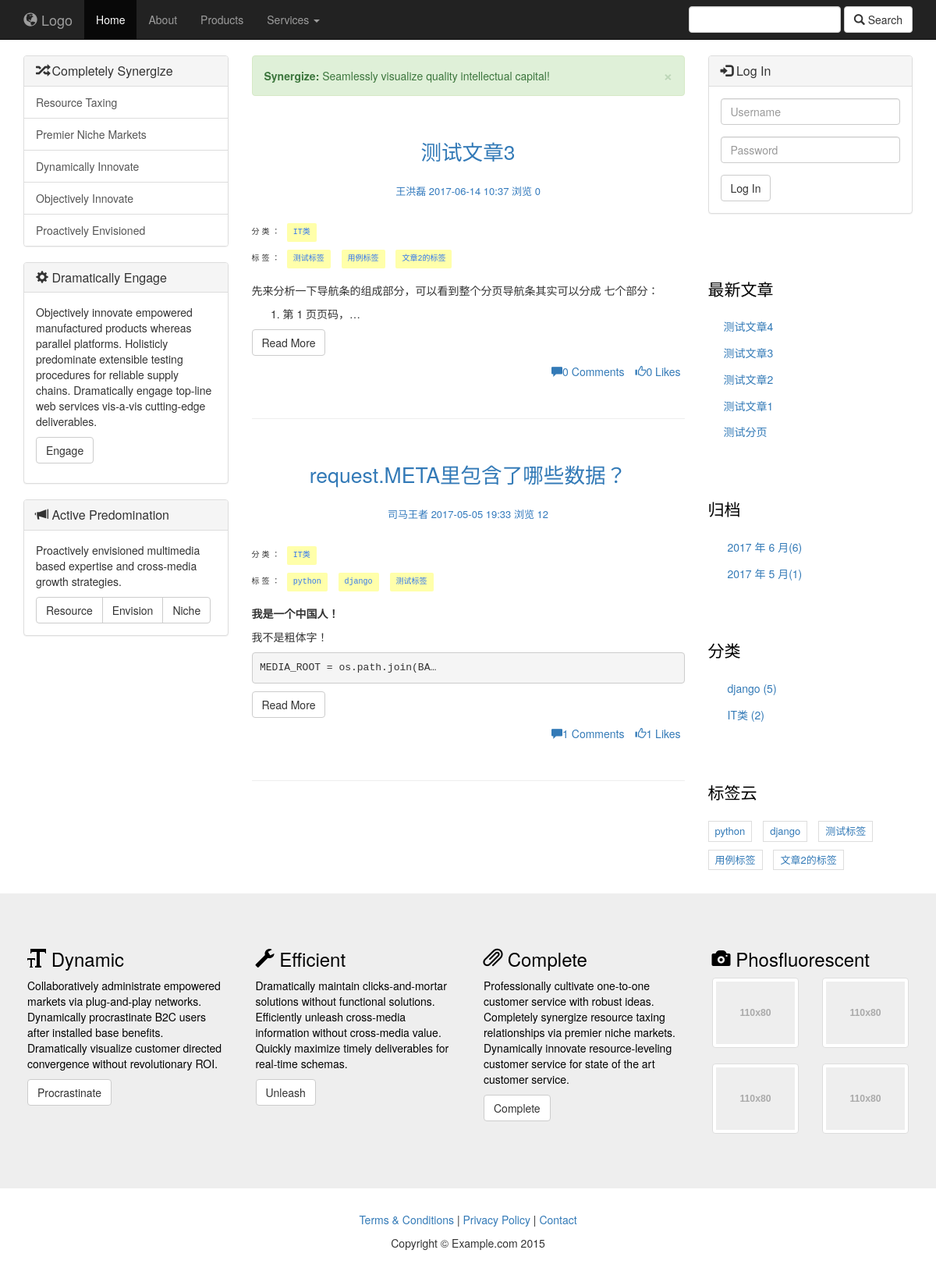
Page /focus/category/2/ on the earlier database version.
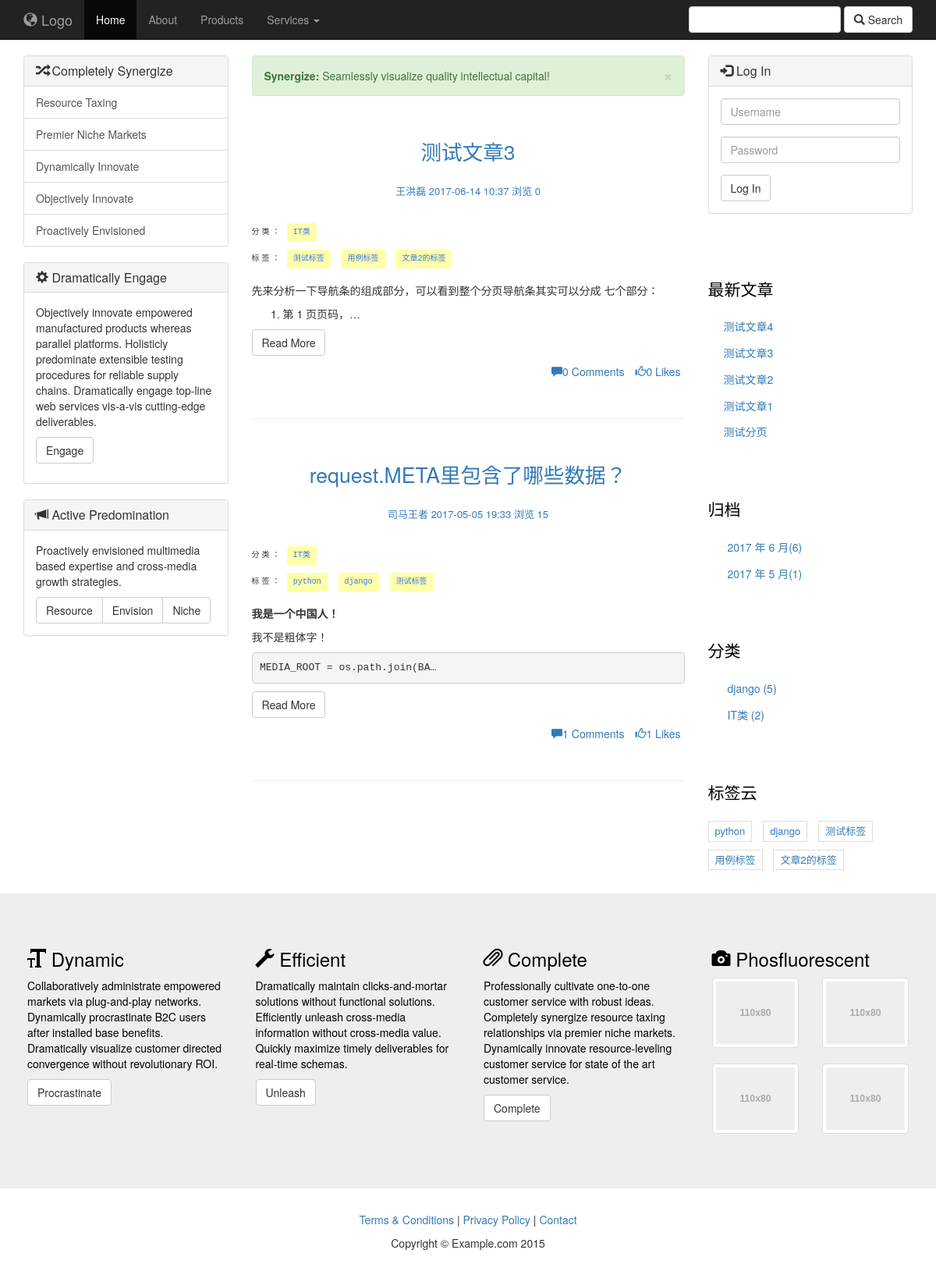
Same page on the later database version.
### focus/models.py (models this page shows, shortened)
@python_2_unicode_compatible
class Article(models.Model):
    STATUS_CHOICES = (
        ('d', 'Draft'),
        ('p', 'Published'),
    )
    title = models.CharField('标题', max_length = 64)
    author = models.ForeignKey(Author, verbose_name='作者', null=True, on_delete=models.SET_NULL)
    content = RichTextUploadingField(verbose_name='正文')
    create_time = models.DateTimeField('创建时间', auto_now_add=True)   #文章添加时自动添加创建时间
    last_modified_time = models.DateTimeField('最近编辑时间', auto_now=True)
    status = models.CharField('文章状态', max_length=1, choices=STATUS_CHOICES)
    abstract = models.CharField('摘要', max_length=54, blank=True, null=True, help_text="可选，如若为空将摘取正文前54个字符")
    views = models.PositiveIntegerField('浏览量', default=0)
    topped = models.BooleanField('置顶', default=False)
    category = models.ForeignKey(Category, verbose_name='分类', null=True, on_delete=models.SET_NULL)
    comment_num = models.PositiveIntegerField('评论数', default=0)
    keep_num = models.PositiveIntegerField('收藏数', default=0)
    like_num = models.PositiveIntegerField('点赞数', default=0)
    tags = models.ManyToManyField(Tag, verbose_name='标签集合', blank=True)
    def get_absolute_url(self):
        return reverse('focus:detail', kwargs={'article_id': self.id})		#在模板中可以直接调用,获取最新文章
    class Meta:
        ordering = ['-last_modified_time']
    objects = ArticleManager()

@python_2_unicode_compatible
class Author(models.Model):
    name = models.CharField('姓名', max_length=256)
    profile = models.CharField('简介', default='', max_length=256)
    register_time = models.DateTimeField(auto_now_add=True, editable=True)
    def __str__(self):
        return self.name

@python_2_unicode_compatible
class Category(models.Model):
    name = models.CharField('类名', max_length=16)
    create_time = models.DateTimeField('创建时间', auto_now_add=True)
    intro = models.TextField('introduction', default='')
    def __str__(self):
        return self.name

### focus/views.py (the view)
# urls.py: url(r'^category/(?P<category_id>[0-9]+)/$', views.CategoryView.as_view(), name='category'),  #文章分类
class CategoryView(IndexView):
    def get_queryset(self):
        cate = get_object_or_404(Category, id=self.kwargs.get('category_id'))
        return super(CategoryView,self).get_queryset().filter(category=cate)

### focus/forms.py
class LoginForm(forms.Form):
    uid = forms.CharField(widget=forms.TextInput(attrs={'class':'form-control', 'id':'uid', 'placeholder': 'Username'}))
    pwd = forms.CharField(widget=forms.PasswordInput(attrs={'class':'form-control', 'id':'pwd', 'placeholder':'Password'}))

### focus/models.py (called while the page is built)
    def __str__(self):
        return self.name

### focus/templatetags/articleinfo.py (called while the page is built)
@register.filter
def get_key(d, key_name):
    return d.get(key_name)

@register.filter
def get_attr(d, m):
    if hasattr(d, m):
        return getattr(d, m)

@register.simple_tag
def get_recent_articles(num=5):
    return Article.objects.all().order_by('-create_time')[:num]

@register.simple_tag
def archives():
    return Article.objects.dates('create_time', 'month', order='DESC')

@register.simple_tag
def get_categories():
    return Category.objects.annotate(num_articles=Count('article')).filter(num_articles__gt=0)  #注意此处有两个_

@register.filter
def get_articlenums(date):
    return Article.objects.filter(create_time__year=date.year, create_time__month=date.month).count()

@register.simple_tag
def get_tags():
    return Tag.objects.annotate(num_articles=Count('article')).filter(num_articles__gt=0)

### focus/templates/index.html (shortened to what the changed rows need)
{% extends 'article_base.html' %}
{% load articleinfo %}
{% block left %}
    <div class="col-sm-3">
        <div class="panel panel-default">
            <div class="panel-heading">
                <h1 class="panel-title"><span class="glyphicon glyphicon-random"></span> Completely Synergize</h1>
            </div>
        </div>
        <div class="panel panel-default">
            <div class="panel-heading">
                <h1 class="panel-title"><span class="glyphicon glyphicon-cog"></span> Dramatically Engage</h1>
            </div>
        </div>
    </div>
{% endblock left %}
{% block center %}
    <div class="col-sm-6">
        <div class="alert alert-success alert-dismissible" role="alert">
            <button type="button" class="close" data-dismiss="alert" aria-label="Close"><span aria-hidden="true">&times;</span></button>
            <strong>Synergize:</strong> Seamlessly visualize quality intellectual capital!
        </div>
        {% for article_info in articles_info %}
            <div class="row">
                <article class="col-xs-12">
                    <h2 class="entry-title"><a href="/focus/{{ article_info|get_key:"article"|get_attr:"id" }}">{{ article_info|get_key:"article"|get_attr:"title" }}</a></h2>
                    <div class="entry-meta">
                        <span class="post-author">{{ article_info|get_key:"article"|get_attr:"author" }}</span>
                        <span class="post-date">{{ article_info|get_key:"article"|get_attr:"create_time"|date:"Y-m-d H:i" }}</span>
                        <span class="views-count">浏览 {{ article_info|get_key:"article"|get_attr:"views" }}</span>
                    </div>
                    <div class="category">
                        分类：
                         <a href="#" class>{{ article_info|get_key:"article"|get_attr:"category" }}</a>
                    </div>
                    <div class="category">
                        标签：
                        {% for tag in article_info|get_key:"tag_list" %}
                            <a href="#">{{ tag }}</a>
                        {% endfor %}
                    </div>
                    <p>{{ article_info|get_key:"article"|get_attr:"content"|truncatechars_html:54 | safe }}</p>
                    <p><button class="btn btn-default" onclick="window.location.href='/focus/{{ article_info|get_key:"article"|get_attr:"id" }}' ">Read More</button></p>
                    <ul class="list-inline">
                        <li><a href="#"><span class="glyphicon glyphicon-comment"></span>{{ article_info|get_key:"article"|get_attr:"comment_num" }} Comments</a></li>
                        <li><a href="#"><span class="glyphicon glyphicon-thumbs-up"></span>{{ article_info|get_key:"article"|get_attr:"like_num" }} Likes</a></li>
                    </ul>
                </article>
            </div>
            <hr>
        {% endfor %}
    </div>
{% endblock center %}

Differences in the rows shown:
changed Article "request.META里包含了哪些数据？": views "12" → "15"
